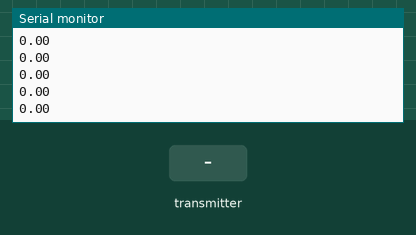
Simulated run of this sketch. Board: ESP32. Shown: the last lines printed to the serial monitor. The inputs (shaded band) are chosen by the test bench. WiFi joins after 1.5 s; servers stay silent unless stated.

Above: at 2.7 s.
2.8 s: the transmitter starts sending id = 0
At 3.16 s:
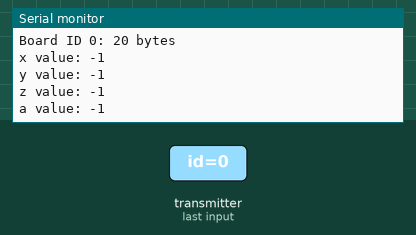
4.3 s: the transmitter starts sending id = 1
At 4.66 s:
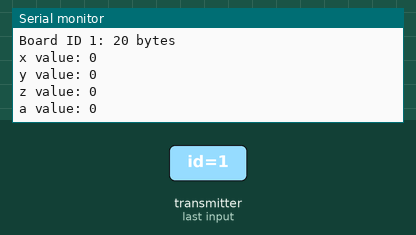

The sketch:

TA_Receiver.ino
```cpp
#include "ThingSpeak.h"
#include <esp_now.h>
#include <WiFi.h>

const char* ssid = "NurShafira";
const char* password = "1721083132";
WiFiClient client;
//Channel number dan APIKey Thingspeak
unsigned long channelNumber = 2272428;
// Service API Key
const char* apiKey = "072HI33ZFWQOQEWG";

// Structure example to receive data
// Must match the sender structure
typedef struct struct_message {
  int id;
  float x;
  float y;
  float z;
  float a;
}struct_message;

// Create a struct_message called myData
struct_message myData;

// Create a structure to hold the readings from each board
struct_message board1;
struct_message board2;
struct_message board3;

// Create an array with all the structures
struct_message boardsStruct[3] = {board1, board2, board3};

// callback function that will be executed when data is received
void OnDataRecv(const uint8_t * mac_addr, const uint8_t *incomingData, int len) {
  char macStr[18];
  Serial.print("Packet received from: ");
  snprintf(macStr, sizeof(macStr), "%02x:%02x:%02x:%02x:%02x:%02x",
           mac_addr[0], mac_addr[1], mac_addr[2], mac_addr[3], mac_addr[4], mac_addr[5]);
  Serial.println(macStr);
  memcpy(&myData, incomingData, sizeof(myData));
  Serial.printf("Board ID %u: %u bytes\n", myData.id, len);
  // Update the structures with the new incoming data
  boardsStruct[myData.id-1].x = myData.x;
  boardsStruct[myData.id-1].y = myData.y;
  boardsStruct[myData.id-1].z = myData.z;
  boardsStruct[myData.id-1].a = myData.a;
  Serial.printf("x value: %d \n", boardsStruct[myData.id-1].x);
  Serial.printf("y value: %d \n", boardsStruct[myData.id-1].y);
  Serial.printf("z value: %d \n", boardsStruct[myData.id-1].z);
  Serial.printf("a value: %d \n", boardsStruct[myData.id-1].a);
  Serial.println();
}

void setup() {
  //Initialize Serial Monitor
  Serial.begin(115200);

  //Set device as a Wi-Fi Station
  WiFi.mode(WIFI_STA);

  //Init ESP-NOW
  if (esp_now_init() != ESP_OK) {
    Serial.println("Error initializing ESP-NOW");
    return;
  }

  // Once ESPNow is successfully Init, we will register for recv CB to
  // get recv packer info
  esp_now_register_recv_cb(OnDataRecv);
  WiFi.begin(ssid, password);
  Serial.println("Connecting");
  while(WiFi.status() != WL_CONNECTED) {
    delay(500);
    Serial.print("Connecting to WiFi...");
  }
  Serial.print("Connected to WiFi network with IP Address: ");
  Serial.println(WiFi.localIP());
  ThingSpeak.begin(client);
}

void loop() {
  // Acess the variables for each board
  float board1X = boardsStruct[0].x;
  float board1Y = boardsStruct[0].y;
  float board1Z = boardsStruct[0].z;
  float board1A = boardsStruct[0].a;
  float board2X = boardsStruct[1].x;
  float board2Y = boardsStruct[1].y;
  float board2Z = boardsStruct[1].z;
  ThingSpeak.setField(1, board1X);
  ThingSpeak.setField(2, board1Y);
  ThingSpeak.setField(3, board1Z);
  ThingSpeak.setField(4, board1A);
  ThingSpeak.setField(5, board2X);
  ThingSpeak.setField(6, board2Y);
  ThingSpeak.setField(7, board2Z);
  int x = ThingSpeak.writeFields(channelNumber, apiKey);
  if(x == 200){
    Serial.println("You've been connected to ThingSpeak");
    Serial.println(board1X);
    Serial.println(board1Y);
    Serial.println(board1Z);
    Serial.println(board1A);
    Serial.println(board2X);
    Serial.println(board2Y);
    Serial.println(board2Z);
    }
  if(x==500){
    Serial.println("server eror");
  }
  delay(60000);
}
```

Measured:
- after the input at 2.8 s, the serial monitor: prints a new line after 0.05 s (image 1)
- after the input at 4.3 s, the serial monitor: prints a new line after 0.05 s (image 2)
